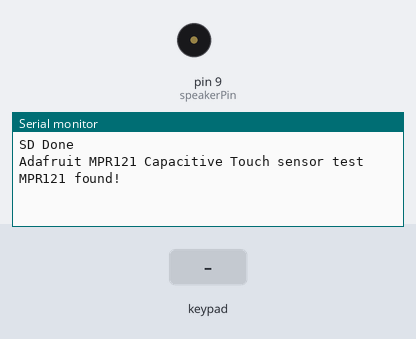
The sketch below on a simulated Arduino Uno, built with avr-gcc and run on an emulated ATmega328P. On the bench: buzzer (waves = sounding, pin HIGH), the last lines printed to the serial monitor. The test bench sets the inputs (shaded band). Storage starts empty; the audio player accepts every command and is not drawn.

Above: at 1.2 s.
1.3 s: key '0' pressed
At 1.71 s:
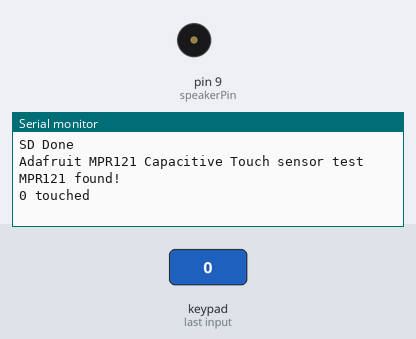
At 2.9 s:
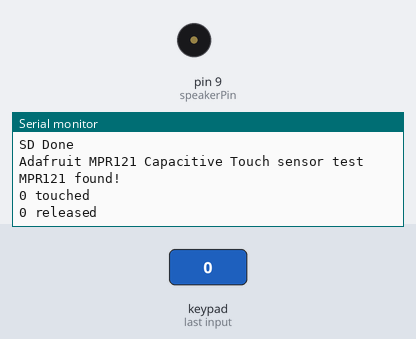

Measured:
- after the input at 1.3 s, the serial monitor: prints a new line after 0.23 s (image 1)

The sketch:

02_Arduino_Drum_Code.ino
```cpp
#include <Wire.h>
#include "Adafruit_MPR121.h"
#include <SD.h>
#define SD_ChipSelectPin 10

#include <TMRpcm.h>
#include <SPI.h>

TMRpcm tmrpcm;

Adafruit_MPR121 cap = Adafruit_MPR121();

uint16_t lasttouched = 0;
uint16_t currtouched = 0;

void setup() {
  Serial.begin(9600);

  tmrpcm.speakerPin = 9;
  pinMode(9,OUTPUT);
  if (!SD.begin(SD_ChipSelectPin)) {
  Serial.println("SD fail");
  return;
  }
  else{
    Serial.println("SD Done");
  }

  while (!Serial) {
    delay(10);
  }

  Serial.println("Adafruit MPR121 Capacitive Touch sensor test");

  if (!cap.begin(0x5A)) {
    Serial.println("MPR121 not found, check wiring?");
    while (1);
  }
  Serial.println("MPR121 found!");
}

void loop() {
  currtouched = cap.touched();

      if ((currtouched & _BV(0)) && !(lasttouched & _BV(0)) ) {
      Serial.print(0); Serial.println(" touched");
     tmrpcm.play("snare.wav");
    }
    if (!(currtouched & _BV(0)) && (lasttouched & _BV(0)) ) {
      Serial.print(0); Serial.println(" released");
      tmrpcm.stopPlayback();
    }
    delay(50);

    if ((currtouched & _BV(3)) && !(lasttouched & _BV(3)) ) {
      Serial.print(3); Serial.println(" touched");
     tmrpcm.play("hihat.wav");
    }
    if (!(currtouched & _BV(3)) && (lasttouched & _BV(3)) ) {
      Serial.print(3); Serial.println(" released");
      tmrpcm.stopPlayback();
    }
    delay(50);

    if ((currtouched & _BV(5)) && !(lasttouched & _BV(5)) ) {
      Serial.print(5); Serial.println(" touched");
     tmrpcm.play("bassdrum.wav");
    }
    if (!(currtouched & _BV(5)) && (lasttouched & _BV(5)) ) {
      Serial.print(5); Serial.println(" released");
      tmrpcm.stopPlayback();
    }
    delay(50);

    if ((currtouched & _BV(8)) && !(lasttouched & _BV(8)) ) {
      Serial.print(8); Serial.println(" touched");
     tmrpcm.play("ridecymbal.wav");
    }
    if (!(currtouched & _BV(8)) && (lasttouched & _BV(8)) ) {
      Serial.print(8); Serial.println(" released");
      tmrpcm.stopPlayback();
    }
    delay(50);

    if ((currtouched & _BV(9)) && !(lasttouched & _BV(9)) ) {
      Serial.print(9); Serial.println(" touched");
     tmrpcm.play("Cymbals.wav");
    }
    if (!(currtouched & _BV(9)) && (lasttouched & _BV(9)) ) {
      Serial.print(9); Serial.println(" released");
      tmrpcm.stopPlayback();
    }
    delay(50);

  lasttouched = currtouched;

  return;

  }
```
